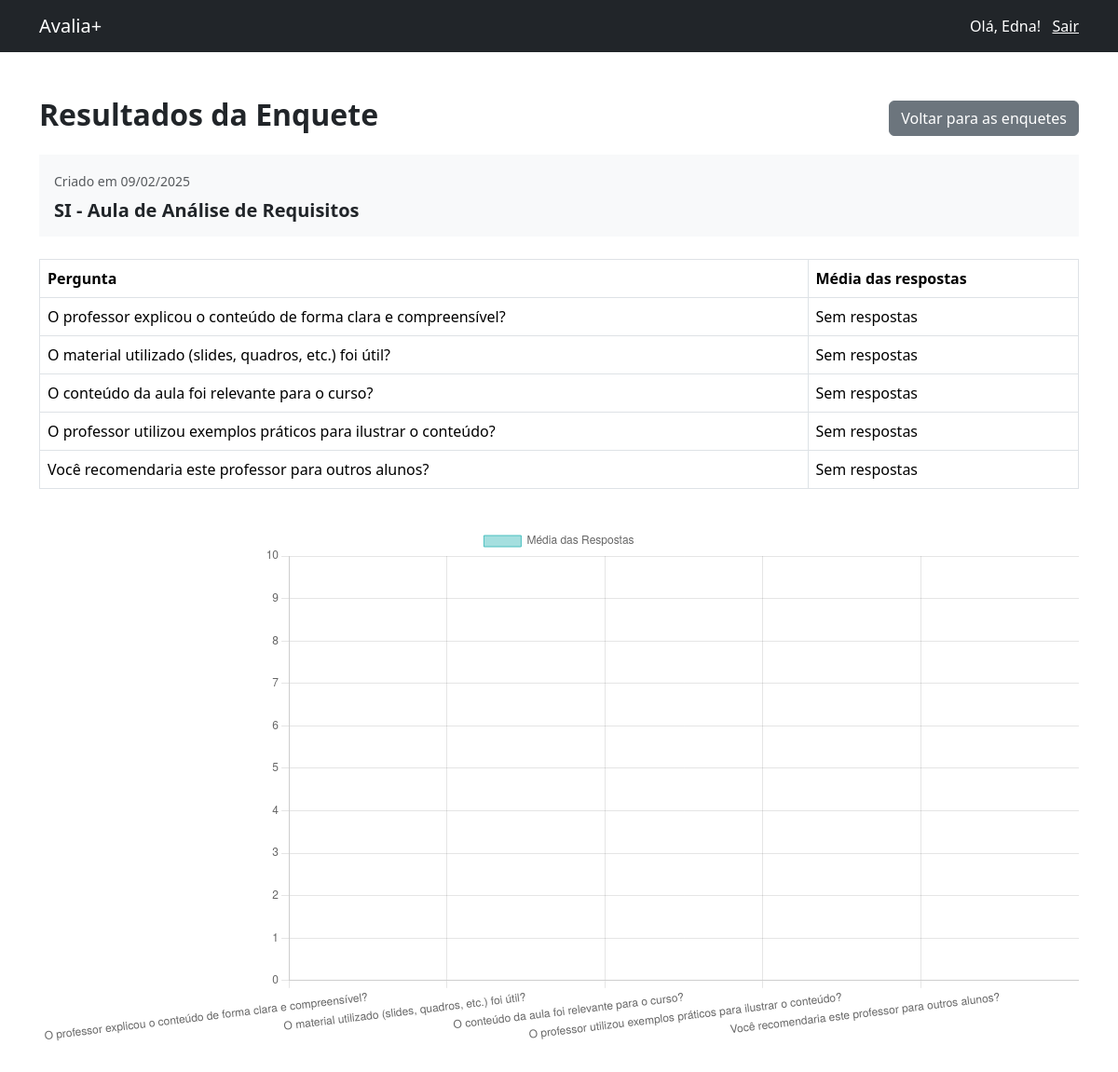
The page /ver_resultados/2 (signed in) on the database its author committed.
### tables this page shows
CREATE TABLE usuarios (
          id INTEGER PRIMARY KEY AUTOINCREMENT,
          nome TEXT NOT NULL,
          email TEXT NOT NULL UNIQUE,
          senha TEXT NOT NULL,
          perfil TEXT DEFAULT 'aluno',
          criado_em TIMESTAMP DEFAULT CURRENT_TIMESTAMP
        );

CREATE TABLE enquetes (
          id INTEGER PRIMARY KEY AUTOINCREMENT,
          titulo TEXT NOT NULL,
          perguntas TEXT,
          usuario_id INTEGER NOT NULL,
          criado_em TIMESTAMP DEFAULT CURRENT_TIMESTAMP,
          FOREIGN KEY (usuario_id) REFERENCES usuarios(id) ON DELETE CASCADE
        );

### routes.py (the view)
@login_required
def ver_resultados(enquete_id):
  if current_user.perfil != 'professor':
    return redirect(url_for('index'))
  enquete = db.recuperar_enquete(enquete_id)
  enquete['perguntas'] = [pergunta.strip() for pergunta in enquete['perguntas'] if pergunta.strip()]
  perguntas = PerguntasService.get_perguntas()
  respostas = db.recuperar_respostas(enquete_id)
  service = EnqueteService(respostas)
  perguntas_validas = [pergunta.strip() for pergunta in enquete['perguntas'] if pergunta.strip()]
  medias = { key: service.media_respostas(int(key)) for key in perguntas.keys() if str(key) in perguntas_validas }
  perguntas_texto = { key: perguntas[key] for key in perguntas.keys() if str(key) in perguntas_validas }
  return render_template('professor/resultados.html', enquete=enquete,
                                                      perguntas=perguntas,
                                                      respostas=respostas,
                                                      medias=medias,
                                                      perguntas_texto=perguntas_texto)

### auth.py (called while the page is built)
    @self.login_manager.user_loader
    def load_user(user_id):
      return self.db.recuperar_usuario(user_id)

### database.py (called while the page is built)
  def _connect(self):
    return sqlite3.connect(self.db_name)

  def recuperar_usuario(self, id):
    conn = self._connect()
    cursor = conn.cursor()
    cursor.execute('SELECT id, email, nome, senha, perfil FROM usuarios WHERE id = ?', (id,))
    usuario = cursor.fetchone()
    conn.close()
    if usuario:
      return User(usuario[0], usuario[1], usuario[2], usuario[3], usuario[4])
    else:
      return None

  def recuperar_enquete(self, enquete_id):
    conn = self._connect()
    cursor = conn.cursor()
    cursor.execute('SELECT * FROM enquetes WHERE id = ?', (enquete_id,))
    enquete = cursor.fetchone()
    conn.close()
    if enquete:
      return {
        'id': enquete[0],
        'titulo': enquete[1],
        'perguntas': enquete[2].split(','),
        'usuario_id': enquete[3],
        'criado_em': datetime.strptime(enquete[4], '%Y-%m-%d %H:%M:%S').strftime('%d/%m/%Y')
      }
    else:
      return None

  def recuperar_respostas(self, enquete_id):
    conn = self._connect()
    cursor = conn.cursor()
    cursor.execute('SELECT numero_pergunta, resposta FROM respostas WHERE enquete_id = ?', (enquete_id,))
    respostas = cursor.fetchall()
    conn.close()
    return respostas

### services.py (called while the page is built)
  @staticmethod
  def get_perguntas():
    return {
      '1': 'O professor explicou o conteúdo de forma clara e compreensível?',
      '2': 'O ritmo da aula foi adequado?',
      '3': 'O material utilizado (slides, quadros, etc.) foi útil?',
      '4': 'O professor demonstrou domínio do assunto?',
      '5': 'A carga de trabalho da disciplina é adequada?',
      '6': 'O conteúdo da aula foi relevante para o curso?',
      '7': 'O professor utilizou exemplos práticos para ilustrar o conteúdo?',
      '8': 'O ambiente de aula (físico ou virtual) foi adequado?',
      '9': 'Você recomendaria este professor para outros alunos?',
      '10': 'O professor foi receptivo a dúvidas e questionamentos?'
    }

  def media_respostas(self, numero_pergunta):
    if numero_pergunta in self.respostas_dict:
      lista_respostas = self.respostas_dict[numero_pergunta]
      return sum(lista_respostas) / len(lista_respostas)
    return None  # Retorna None se a pergunta não existir

### templates/professor/resultados.html (shortened to what this page needs)
{% extends "index.html" %}
{% block content %}
  <div class="container py-5">
    <div class="d-flex w-100 justify-content-between align-items-center">
      <h2><strong>Resultados da Enquete</strong></h2>
      <a href="{{ url_for('professor_enquetes') }}" class="btn btn-secondary">Voltar para as enquetes</a>
    </div>
    <div class="p-3 bg-light mt-3">
      <div class="text-muted">
        <small>Criado em {{ enquete.criado_em }}</small>
      </div>
      <h5 class="mt-2 mb-0"><strong>{{ enquete.titulo }}</strong></h5>
    </div>
    <div class="pt-4">
      <table class="table table-bordered">
        <thead>
          <tr>
            <th>Pergunta</th>
            <th>Média das respostas</th>
          </tr>
        </thead>
        <tbody>
          {% for key in perguntas.keys() %}
            {% if key|string in enquete.perguntas %}
              <tr>
                <td>{{ perguntas[key] }}</td>
                <td>{{ medias[key] if medias[key] is not none else 'Sem respostas' }}</td>
              </tr>
            {% endif %}
          {% endfor %}
        </tbody>
      </table>
    </div>
    <div class="pt-4">
      <canvas id="grafico"></canvas>
    </div>
  </div>
  <script>
    document.addEventListener("DOMContentLoaded", function () {
      const ctx = document.getElementById('grafico').getContext('2d');
      // Dados das perguntas (textos) e médias das respostas
      const labels = {{ perguntas_texto.values() | list | tojson }};  // Perguntas como texto
      const data = {{ medias.values() | list | tojson }};        // Médias das respostas
      new Chart(ctx, {
        type: 'bar',
        data: {
          labels: labels,  // Usando os textos das perguntas como labels
          datasets: [{
            label: 'Média das Respostas',
            data: data,
            backgroundColor: 'rgba(75, 192, 192, 0.5)',
            borderColor: 'rgba(75, 192, 192, 1)',
            borderWidth: 1
          }]
        },
        options: {
          responsive: true,
          scales: {
            y: { beginAtZero: true, max: 10 }
          }
        }
      });
    });
  </script>
{% endblock %}

### templates/index.html (shortened to what this page needs)
<!doctype html>
<html lang="en">
  <head>
    {% block head %}
      {% block styles %}
        <link rel="stylesheet" type="text/css" href="{{url_for('static', filename='css/bootstrap.min.css')}}">
        <link rel="stylesheet" type="text/css" href="{{url_for('static', filename='css/styles.css')}}">
      {% endblock %}
    {% endblock %}
  </head>
  <body>
    {% if current_user.is_authenticated %}
      <nav class="navbar sticky-top bg-dark ">
        <div class="container">
          <a class="navbar-brand text-white" href="#">Avalia+</a>
          <span class="navbar-text text-white">
            Olá, {{ current_user.nome }}! &nbsp;
            <a href="{{url_for('logout')}}" class="text-white">Sair</a>
          </span>
        </div>
      </nav>
    {% endif %}
    {% block content %}{% endblock %}
  </body>
</html>

### static/css/styles.css (style rules this page uses)
body, html { width: 100%; height: 100%; }

### rows shown on the page
usuarios: nome "Edna"
enquetes: criado_em "09/02/2025", titulo "SI - Aula de Análise de Requisitos"

### other values the page prints
{{ perguntas[key] }} "O professor explicou o conteúdo de forma clara e compreensível?" "O material utilizado (slides, quadros, etc.) foi útil?" "O conteúdo da aula foi relevante para o curso?" "O professor utilizou exemplos práticos para ilustrar o conteúdo?" "Você recomendaria este professor para outros alunos?"
{{ medias[key] if medias[key] is not none else 'Sem respostas' }} "Sem respostas" "Sem respostas" "Sem respostas" "Sem respostas" "Sem respostas"
